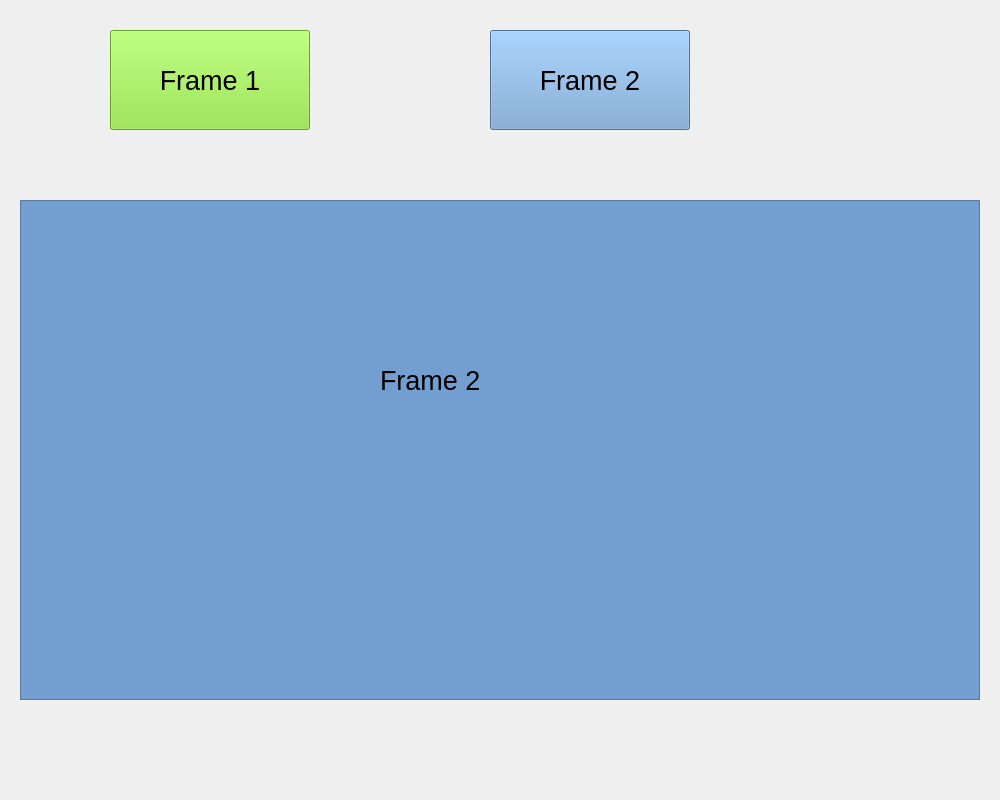
<?xml version="1.0" encoding="UTF-8"?>
<ui version="4.0">
 <class>MainWindow</class>
 <widget class="QMainWindow" name="MainWindow">
  <property name="geometry">
   <rect>
    <x>0</x>
    <y>0</y>
    <width>1000</width>
    <height>800</height>
   </rect>
  </property>
  <property name="windowTitle">
   <string>MainWindow</string>
  </property>
  <widget class="QWidget" name="centralwidget">
   <widget class="QFrame" name="frame">
    <property name="geometry">
     <rect>
      <x>20</x>
      <y>200</y>
      <width>960</width>
      <height>500</height>
     </rect>
    </property>
    <property name="styleSheet">
     <string notr="true">background-color: rgb(138, 226, 52);</string>
    </property>
    <property name="frameShape">
     <enum>QFrame::StyledPanel</enum>
    </property>
    <property name="frameShadow">
     <enum>QFrame::Raised</enum>
    </property>
    <widget class="QPushButton" name="pushButton">
     <property name="geometry">
      <rect>
       <x>350</x>
       <y>190</y>
       <width>231</width>
       <height>121</height>
      </rect>
     </property>
     <property name="styleSheet">
      <string notr="true">background-color: rgb(252, 233, 79);</string>
     </property>
     <property name="text">
      <string>PushButton</string>
     </property>
    </widget>
    <widget class="QLabel" name="label">
     <property name="geometry">
      <rect>
       <x>600</x>
       <y>80</y>
       <width>200</width>
       <height>50</height>
      </rect>
     </property>
     <property name="font">
      <font>
       <pointsize>20</pointsize>
      </font>
     </property>
     <property name="text">
      <string>Frame 1</string>
     </property>
    </widget>
    <widget class="QFrame" name="frame_2">
     <property name="geometry">
      <rect>
       <x>0</x>
       <y>0</y>
       <width>960</width>
       <height>500</height>
      </rect>
     </property>
     <property name="styleSheet">
      <string notr="true">background-color: rgb(114, 159, 207);</string>
     </property>
     <property name="frameShape">
      <enum>QFrame::StyledPanel</enum>
     </property>
     <property name="frameShadow">
      <enum>QFrame::Raised</enum>
     </property>
     <widget class="QLabel" name="label_2">
      <property name="geometry">
       <rect>
        <x>360</x>
        <y>130</y>
        <width>200</width>
        <height>100</height>
       </rect>
      </property>
      <property name="font">
       <font>
        <pointsize>20</pointsize>
       </font>
      </property>
      <property name="text">
       <string>Frame 2</string>
      </property>
     </widget>
    </widget>
   </widget>
   <widget class="QPushButton" name="pushButton_2">
    <property name="geometry">
     <rect>
      <x>110</x>
      <y>30</y>
      <width>200</width>
      <height>100</height>
     </rect>
    </property>
    <property name="font">
     <font>
      <pointsize>20</pointsize>
     </font>
    </property>
    <property name="styleSheet">
     <string notr="true">background-color: rgb(138, 226, 52);</string>
    </property>
    <property name="text">
     <string>Frame 1</string>
    </property>
   </widget>
   <widget class="QPushButton" name="pushButton_3">
    <property name="geometry">
     <rect>
      <x>490</x>
      <y>30</y>
      <width>200</width>
      <height>100</height>
     </rect>
    </property>
    <property name="font">
     <font>
      <pointsize>20</pointsize>
     </font>
    </property>
    <property name="styleSheet">
     <string notr="true">background-color: rgb(114, 159, 207);</string>
    </property>
    <property name="text">
     <string>Frame 2</string>
    </property>
   </widget>
  </widget>
  <widget class="QMenuBar" name="menubar">
   <property name="geometry">
    <rect>
     <x>0</x>
     <y>0</y>
     <width>1000</width>
     <height>22</height>
    </rect>
   </property>
  </widget>
 </widget>
 <resources/>
 <connections/>
</ui>
